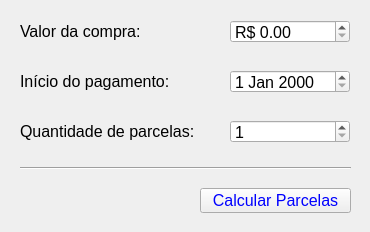
<?xml version="1.0" encoding="UTF-8"?>
<ui version="4.0">
 <class>Parcelamento</class>
 <widget class="QWidget" name="Parcelamento">
  <property name="geometry">
   <rect>
    <x>0</x>
    <y>0</y>
    <width>370</width>
    <height>232</height>
   </rect>
  </property>
  <property name="windowTitle">
   <string>Parcelamento</string>
  </property>
  <widget class="QLabel" name="label">
   <property name="geometry">
    <rect>
     <x>20</x>
     <y>20</y>
     <width>151</width>
     <height>23</height>
    </rect>
   </property>
   <property name="font">
    <font>
     <pointsize>12</pointsize>
    </font>
   </property>
   <property name="text">
    <string>Valor da compra:</string>
   </property>
  </widget>
  <widget class="QLabel" name="label_2">
   <property name="geometry">
    <rect>
     <x>20</x>
     <y>70</y>
     <width>171</width>
     <height>23</height>
    </rect>
   </property>
   <property name="font">
    <font>
     <pointsize>12</pointsize>
    </font>
   </property>
   <property name="text">
    <string>Início do pagamento:</string>
   </property>
  </widget>
  <widget class="QLabel" name="label_3">
   <property name="geometry">
    <rect>
     <x>20</x>
     <y>120</y>
     <width>201</width>
     <height>23</height>
    </rect>
   </property>
   <property name="font">
    <font>
     <pointsize>12</pointsize>
    </font>
   </property>
   <property name="text">
    <string>Quantidade de parcelas:</string>
   </property>
  </widget>
  <widget class="QDoubleSpinBox" name="edtValorCompra">
   <property name="geometry">
    <rect>
     <x>230</x>
     <y>20</y>
     <width>120</width>
     <height>23</height>
    </rect>
   </property>
   <property name="font">
    <font>
     <pointsize>12</pointsize>
    </font>
   </property>
   <property name="prefix">
    <string>R$ </string>
   </property>
   <property name="maximum">
    <double>999999.989999999990687</double>
   </property>
  </widget>
  <widget class="QDateEdit" name="edtInicioPgto">
   <property name="geometry">
    <rect>
     <x>230</x>
     <y>70</y>
     <width>120</width>
     <height>23</height>
    </rect>
   </property>
   <property name="font">
    <font>
     <pointsize>12</pointsize>
    </font>
   </property>
  </widget>
  <widget class="QSpinBox" name="edtQtdeParcelas">
   <property name="geometry">
    <rect>
     <x>230</x>
     <y>120</y>
     <width>120</width>
     <height>23</height>
    </rect>
   </property>
   <property name="font">
    <font>
     <pointsize>12</pointsize>
    </font>
   </property>
   <property name="minimum">
    <number>1</number>
   </property>
   <property name="maximum">
    <number>3</number>
   </property>
  </widget>
  <widget class="Line" name="line">
   <property name="geometry">
    <rect>
     <x>20</x>
     <y>160</y>
     <width>331</width>
     <height>16</height>
    </rect>
   </property>
   <property name="orientation">
    <enum>Qt::Horizontal</enum>
   </property>
  </widget>
  <widget class="QPushButton" name="btnCalcularParcelas">
   <property name="geometry">
    <rect>
     <x>200</x>
     <y>188</y>
     <width>151</width>
     <height>25</height>
    </rect>
   </property>
   <property name="palette">
    <palette>
     <active>
      <colorrole role="ButtonText">
       <brush brushstyle="SolidPattern">
        <color alpha="255">
         <red>0</red>
         <green>0</green>
         <blue>255</blue>
        </color>
       </brush>
      </colorrole>
     </active>
     <inactive>
      <colorrole role="ButtonText">
       <brush brushstyle="SolidPattern">
        <color alpha="255">
         <red>0</red>
         <green>0</green>
         <blue>255</blue>
        </color>
       </brush>
      </colorrole>
     </inactive>
     <disabled>
      <colorrole role="ButtonText">
       <brush brushstyle="SolidPattern">
        <color alpha="255">
         <red>106</red>
         <green>104</green>
         <blue>100</blue>
        </color>
       </brush>
      </colorrole>
     </disabled>
    </palette>
   </property>
   <property name="font">
    <font>
     <pointsize>12</pointsize>
    </font>
   </property>
   <property name="text">
    <string>Calcular Parcelas</string>
   </property>
  </widget>
 </widget>
 <layoutdefault spacing="6" margin="11"/>
 <resources/>
 <connections/>
</ui>
